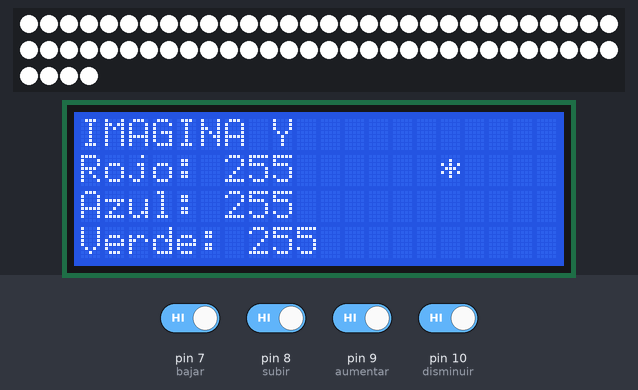
A sketch run on a simulated Arduino Uno, built with avr-gcc and run on an emulated ATmega328P. Shown: 64 RGB LEDs in strip order, left to right, continuing on the next row, 20×4 character LCD. The test bench sets the inputs (shaded band); at power-on: pin 7 (bajar), pin 8 (subir), pin 9 (aumentar), pin 10 (disminuir) HIGH.

Above: at 1.2 s.
1.3 s: pin 7 (bajar) driven LOW
At 2.5 s:
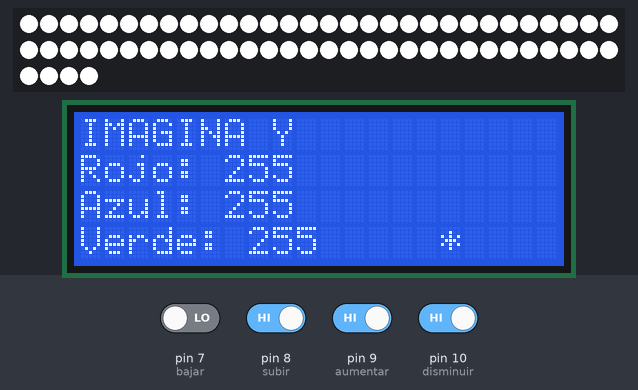
2.9 s: pin 10 (disminuir) driven LOW
At 3.09 s:
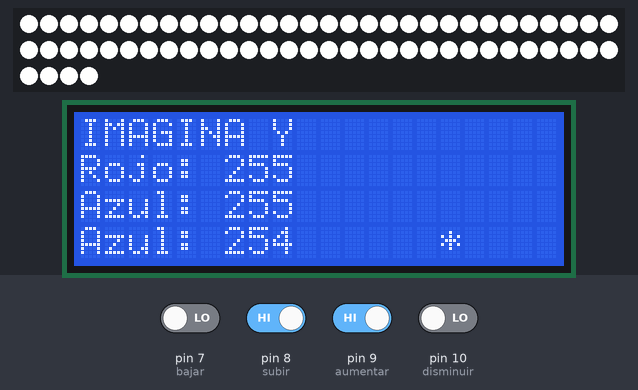
4.9 s: pin 8 (subir) driven LOW
At 5.01 s:
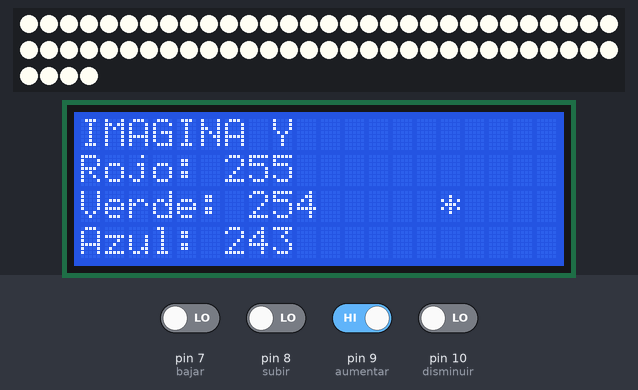
6.9 s: pin 7 (bajar) driven HIGH
At 7.08 s:
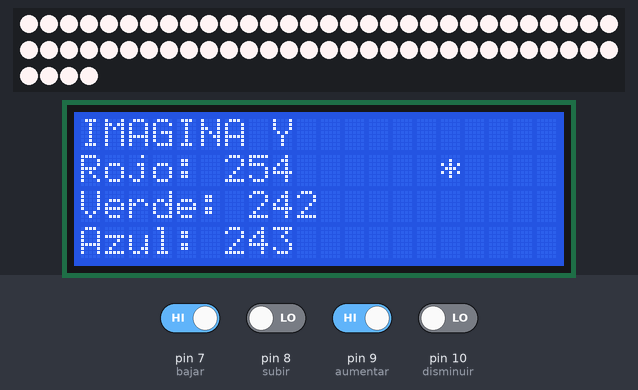
8.9 s: pin 7 (bajar) driven LOW and pin 8 (subir) driven HIGH and pin 9 (aumentar) driven LOW and pin 10 (disminuir) driven HIGH
At 10.98 s:
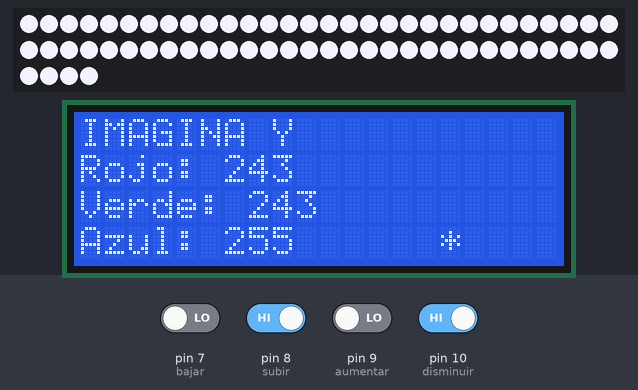
11.0 s: pin 8 (subir) driven LOW
At 13.3 s:
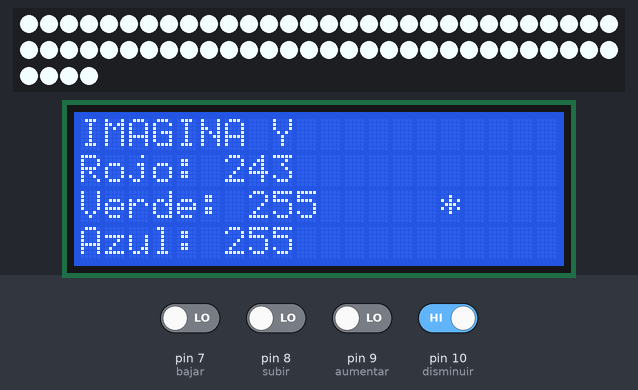
Timing chart, 0 to 13.6 s (numbered marks = the images above; inputs shaded):
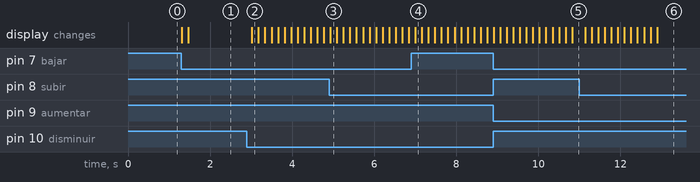

The sketch:

rgb_leds.ino
```cpp
#include <Adafruit_NeoPixel.h>
#include <LiquidCrystal.h>

const int rs = 0, en = 1, d0 = 2, d1 = 3, d2 = 4, d3 = 5; //Pins to which LCD is connected
LiquidCrystal lcd(rs, en, d0, d1, d2, d3);

Adafruit_NeoPixel tira = Adafruit_NeoPixel(64,6,NEO_GRB + NEO_KHZ800);
void setup() {
  tira.begin();
  tira.show();

  //Serial.begin(9600);
  lcd.begin(20, 4); //16*2 LCD display a usar
  lcd.clear();
  lcd.setCursor(0, 0);   // set the cursor to column 0, line 1
  lcd.print("IMAGINA Y"); //Display a intro message
  lcd.setCursor(0, 1);   // set the cursor to column 0, line 1
  lcd.print("Rojo: 255"); //Display a intro message
  lcd.setCursor(0, 2);   // set the cursor to column 0, line 1
  lcd.print("Azul: 255"); //Display a intro message

  lcd.setCursor(0, 3);   // set the cursor to column 0, line 1
  lcd.print("Verde: 255"); //Display a intro message

  lcd.setCursor(15, 1);   // set the cursor to column 0, line 1
  lcd.print("*"); //Display a intro message

  pinMode(7,1);
  pinMode(7,0x0);//bajar
  pinMode(8,1);
  pinMode(8,0x0);//subir
  pinMode(9,1);
  pinMode(9,0x0);//aumentar
  pinMode(10,1);
  pinMode(10,0x0);//disminuir

}
int posicion = 1;
int fin = 0;
int precioAbajo = 0;
int act = 0;int rojo = 255;int verde = 255;int azul =255;
void loop() {

  int bajar = digitalRead(7);
  int subir = digitalRead(8);

  int dis = digitalRead(10);
  int aum = digitalRead(9);

  if(bajar == 0){
    if(posicion==1){
      posicion=2;
    }else
    if(posicion==2){
      posicion=3;
    }
  }
  if(subir == 0){
    if(posicion==1){
      posicion=1;
    }else
    if(posicion==2){
      posicion=1;
    }else if(posicion == 3){
      posicion = 2;
    }
  }
  if(aum == 0){
    aument();
  }
  if(dis == 0){
    dismi();
  }
  cursorr(posicion);
  encenderRGB();
  delay(150);
}

void cursorr(int pos){
  for(int i = 0;i<4;i++){
    lcd.setCursor(15, i);   // set the cursor to column 0, line 1
    lcd.print(" "); //Display a intro message
  }
  lcd.setCursor(15, pos);   // set the cursor to column 0, line 1
  lcd.print("*"); //Display a intro message
}

void aument(){
  if(posicion == 1){
    for(int i = 0;i<12;i++){
      lcd.setCursor(i, 1);   // set the cursor to column 0, line 1
      lcd.print(" "); //Display a intro message
    }
    if(rojo < 255){
      rojo++;
    }
    if(rojo == 255){
      rojo = 255;
    }
    lcd.setCursor(0, 1);   // set the cursor to column 0, line 1
    lcd.print("Rojo: "); //Display a intro message
    lcd.print(rojo);

  }
  if(posicion == 2){
   for(int i = 0;i<12;i++){
      lcd.setCursor(i, 2);   // set the cursor to column 0, line 1
      lcd.print(" "); //Display a intro message
    }
    if(verde < 255){
      verde++;
    }
    if(verde == 255){
      verde = 255;
    }
    lcd.setCursor(0, 2);
    lcd.print("Verde: "); //Display a intro message
    lcd.print(verde);

  }
  if(posicion == 3){
   for(int i = 0;i<12;i++){
      lcd.setCursor(i, 3);   // set the cursor to column 0, line 1
      lcd.print(" "); //Display a intro message
    }
    if(azul < 255){
      azul++;
    }
    if(azul == 255){
      azul = 255;
    }
    lcd.setCursor(0, 3);
    lcd.print("Azul: "); //Display a intro message
    lcd.print(azul);
  }
}

void dismi(){
  if(posicion == 1){
    for(int i = 0;i<12;i++){
      lcd.setCursor(i, 1);   // set the cursor to column 0, line 1
      lcd.print(" "); //Display a intro message
    }
    if(rojo <= 0){
      rojo = 0;
    }else{
      rojo--;
    }
    lcd.setCursor(0, 1);   // set the cursor to column 0, line 1
    lcd.print("Rojo: "); //Display a intro message
    lcd.print(rojo);

  }
  if(posicion == 2){
   for(int i = 0;i<12;i++){
      lcd.setCursor(i, 2);   // set the cursor to column 0, line 1
      lcd.print(" "); //Display a intro message
    }
    if(verde <= 0){
      verde = 0;
    }else
    {  verde--;
    }
    lcd.setCursor(0, 2);   // set the cursor to column 0, line 1
    lcd.print("Verde: "); //Display a intro message
    lcd.print(verde);

  }
  if(posicion == 3){
   for(int i = 0;i<12;i++){
      lcd.setCursor(i, 3);   // set the cursor to column 0, line 1
      lcd.print(" "); //Display a intro message
    }
    if(azul <= 0){
      azul = 0;
    }else{
      azul--;
    }
    lcd.setCursor(0, 3);   // set the cursor to column 0, line 1
    lcd.print("Azul: "); //Display a intro message
    lcd.print(azul);
  }

}

void encenderRGB(){
  for(int i = 0;i<65;i++){
    tira.setPixelColor(i,rojo,verde,azul);
  }
  tira.show();
}
```

Measured:
- after the input at 1.3 s, the display: first changes at once (image 1 shows a later state)
- after the input at 2.9 s, the display: changes after 0.12 s (image 2)
- after the input at 4.9 s, the display: changes at once (image 3)
- after the input at 6.9 s, the display: changes after 0.10 s (image 4)
- after the input at 8.9 s, the display: first changes at once (image 5 shows a later state)
- after the input at 11.0 s, the display: first changes after 0.14 s (image 6 shows a later state)
